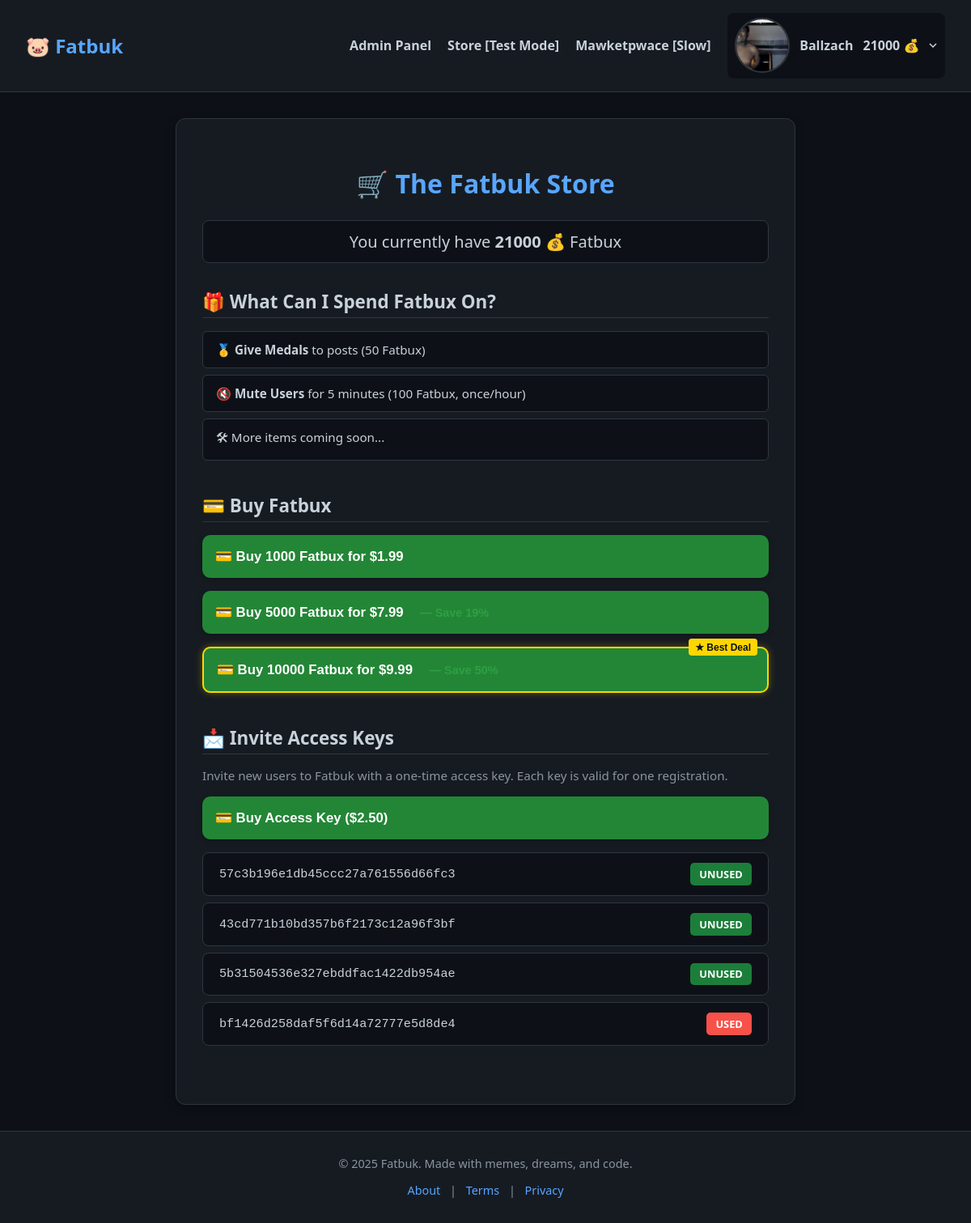
/store (signed in), run on the app's committed database.
### fatbuk/app.py (models this page shows)
class User(db.Model):
    id = db.Column(db.Integer, primary_key=True)
    username = db.Column(db.String(50), unique=True, nullable=False)
    email = db.Column(db.String(100), unique=True, nullable=False)
    password = db.Column(db.String(200), nullable=False)
    profile_picture = db.Column(db.String(200), nullable=True)
    fatbucks = db.Column(db.Integer, default=0)
    muted_until = db.Column(db.DateTime, nullable=True)

class AccessKey(db.Model):
    id = db.Column(db.Integer, primary_key=True)
    key = db.Column(db.String(64), unique=True, nullable=False)
    used = db.Column(db.Boolean, default=False)
    creator_id = db.Column(db.Integer, db.ForeignKey("user.id"))

### fatbuk/app.py (the view)
@app.route("/store")
def store():
    if "user_id" not in session:
        return redirect(url_for("auth"))
    user = User.query.get(session["user_id"])
    keys = (
        AccessKey.query.filter_by(creator_id=user.id)
        .order_by(AccessKey.used.asc(), AccessKey.id.desc())
        .all()
    )
    new_key = session.pop("new_invite_key", None)  # show once
    return render_template("store.html", user=user, keys=keys, new_key=new_key)

### fatbuk/app.py (called while the page is built)
@app.before_request
def update_stripe_key():
    load_dotenv(override=True) # Reload env variables
    stripe.api_key = os.getenv("STRIPE_SECRET_KEY")

@app.context_processor
def inject_user():
    if "user_id" in session:
        return {"user": User.query.get(session["user_id"])}
    return {"user": None}

@app.context_processor
def inject_now():
    return {"now": datetime.utcnow}

### fatbuk/templates/store.html (shortened to what this page needs)
{% extends "base.html" %}
{% block content %}
<link rel="stylesheet" href="{{ url_for('static', filename='css/store.css') }}">
<div class="store-container">
    <h2>🛒 The Fatbuk Store</h2>
    <p class="balance">You currently have <strong>{{ user.fatbucks }}</strong> 💰 Fatbux</p>
    <div class="store-section">
        <h3>🎁 What Can I Spend Fatbux On?</h3>
        <ul class="usage-list">
            <li>🥇 <strong>Give Medals</strong> to posts (50 Fatbux)</li>
            <li>🔇 <strong>Mute Users</strong> for 5 minutes (100 Fatbux, once/hour)</li>
            <li>🛠 More items coming soon...</li>
        </ul>
    </div>
    <div class="store-section">
        <h3>💳 Buy Fatbux</h3>
        <form method="POST" action="{{ url_for('buy_fatbux', bundle_id=1) }}">
            <button type="submit" class="buy-button">
                💳 Buy 1000 Fatbux for $1.99
            </button>
        </form>
        <form method="POST" action="{{ url_for('buy_fatbux', bundle_id=2) }}">
            <button type="submit" class="buy-button">
                💳 Buy 5000 Fatbux for $7.99 <span class="discount">— Save 19%</span>
            </button>
        </form>
        <form method="POST" action="{{ url_for('buy_fatbux', bundle_id=3) }}">
            <button type="submit" class="buy-button best-deal">
                💳 Buy 10000 Fatbux for $9.99 <span class="discount">— Save 50%</span>
            </button>
        </form>
    </div>
    <div class="store-section">
        <h3>📩 Invite Access Keys</h3>
        <p class="invite-info">
            Invite new users to Fatbuk with a one-time access key. Each key is valid for one registration.
        </p>
        <form method="POST" action="{{ url_for('buy_invite') }}">
            <button type="submit" class="buy-button">💳 Buy Access Key ($2.50)</button>
        </form>
        <ul class="key-list">
            {% for key in keys %}
            <li class="key-card">
                <code>{{ key.key }}</code>
                {% if key.used %}
                <span class="status used">Used</span>
                {% else %}
                <span class="status unused">Unused</span>
                {% endif %}
            </li>
            {% else %}
            <li>No keys yet.</li>
            {% endfor %}
        </ul>
    </div>
</div>
{% endblock %}

### fatbuk/templates/components/navbar.html (shortened to what this page needs)
<link rel="stylesheet" href="{{ url_for('static', filename='css/navbar.css') }}">
<nav class="navbar">
    <div class="logo">
        <a href="/">🐷 Fatbuk</a>
    </div>
    <ul class="nav-links">
        {% if session.get('user_id') %}
        {% if user.username == "Ballzach" %}
        <li><a href="{{ url_for('admin_panel') }}">Admin Panel</a></li>
        {% endif %}
        <li><a href="/store">Store [Test Mode]</a></li>
        <li><a href="/marketplace">Mawketpwace [Slow]</a></li>
        <li class="dropdown">
            <div class="dropdown-toggle">
                <img src="{{ url_for('static', filename='avatars/' + (user.profile_picture or 'default-avatar.png')) }}"
                    alt="Avatar">
                <span>{{ user.username }}</span>
                <span class="fatbucks">{{ user.fatbucks if user.fatbucks is not none else 0 }} 💰</span>
                <svg class="caret" width="10" height="6" viewBox="0 0 10 6" fill="none">
                    <path d="M1 1L5 5L9 1" stroke="#c9d1d9" stroke-width="1.5" />
                </svg>
            </div>
        </li>
        {% else %}
        <li><a href="/auth">Login</a></li>
        {% endif %}
    </ul>
</nav>

### fatbuk/static/css/base.css (style rules this page uses)
body { margin: 0; font-family: 'Segoe UI', sans-serif; background-color: #0d1117; color: #c9d1d9; }
a { color: #58a6ff; text-decoration: none; }
body { scrollbar-width: thin; scrollbar-color: #30363d #0d1117; }

### fatbuk/static/css/navbar.css (style rules this page uses)
.navbar { display: flex; justify-content: space-between; align-items: center; background-color: #161b22; padding: 1rem 2rem; border-bottom: 1px solid #30363d; position: sticky; top: 0; z-index: 100; }
.logo a { font-size: 1.5rem; color: #58a6ff; text-decoration: none; font-weight: bold; }
.nav-links { list-style: none; display: flex; align-items: center; gap: 1.25rem; margin: 0; padding: 0; }
.nav-links a { color: #c9d1d9; text-decoration: none; font-weight: bold; transition: color 0.2s; }
.dropdown { position: relative; }
.dropdown-toggle { display: flex; align-items: center; gap: 0.75rem; cursor: pointer; padding: 0.4rem 0.6rem; background-color: #0d1117; border-radius: 8px; transition: background 0.2s ease; }
.dropdown-toggle img { width: 64px; height: 64px; border-radius: 50%; object-fit: cover; border: 2px solid #30363d; }
.dropdown-toggle span { color: #c9d1d9; font-weight: bold; font-size: 1rem; white-space: nowrap; }
.dropdown-toggle .caret { width: 10px; height: 6px; transition: transform 0.2s ease; }

### fatbuk/static/css/store.css (style rules this page uses)
.store-container { max-width: 700px; margin: 2rem auto; background-color: #161b22; border: 1px solid #30363d; border-radius: 12px; padding: 2rem; color: #c9d1d9; box-shadow: 0 4px 12px rgba(0, 0, 0, 0.3); }
.store-container h2 { font-size: 2rem; color: #58a6ff; margin-bottom: 1.5rem; text-align: center; }
.balance { text-align: center; margin-bottom: 2rem; font-size: 1.25rem; background-color: #0d1117; padding: 0.75rem; border-radius: 8px; border: 1px solid #30363d; }
.store-section { margin-bottom: 2.5rem; }
.store-section h3 { font-size: 1.4rem; margin-bottom: 1rem; color: #c9d1d9; border-bottom: 1px solid #30363d; padding-bottom: 0.25rem; }
.usage-list, .key-list { list-style: none; padding-left: 0; }
.usage-list li { background-color: #0d1117; border: 1px solid #30363d; padding: 0.75rem 1rem; border-radius: 6px; margin-bottom: 0.5rem; font-size: 0.95rem; }
.buy-button { display: block; width: 100%; background-color: #238636; color: white; padding: 1rem; font-size: 1.05rem; font-weight: bold; border: none; border-radius: 10px; cursor: pointer; margin-bottom: 1rem; text-align: left; transition: background-color 0.3s ease, transform 0.2s ease; box-shadow: 0 2px 6px rgba(0, 0, 0, 0.25); }
.buy-button.best-deal { border: 2px solid #FFD700; box-shadow: 0 0 10px #ffd70050; position: relative; }
.buy-button.best-deal::after { content: "★ Best Deal"; position: absolute; top: -12px; right: 12px; background-color: #FFD700; color: #0d1117; padding: 0.2rem 0.5rem; font-size: 0.75rem; font-weight: bold; border-radius: 4px; }
.discount { color: #2ea043; font-weight: bold; margin-left: 1rem; font-size: 0.9rem; }
.invite-info { color: #8b949e; margin-bottom: 1rem; font-size: 0.95rem; }
.key-card { background-color: #0d1117; border: 1px solid #30363d; padding: 0.75rem 1.25rem; border-radius: 8px; display: flex; justify-content: space-between; align-items: center; font-size: 0.95rem; margin-bottom: 0.5rem; }
.status { font-weight: bold; padding: 0.3rem 0.7rem; border-radius: 5px; font-size: 0.8rem; text-transform: uppercase; }
.status.unused { background-color: #1c7e3a; color: white; }
.status.used { background-color: #f85149; color: white; }

### data on the page
User: profile_picture (picture), username "Ballzach", fatbucks "21000"
AccessKey: key "57c3b196e1db45ccc27a761556d66fc3", used "UNUSED"
AccessKey: key "43cd771b10bd357b6f2173c12a96f3bf", used "UNUSED"
AccessKey: key "5b31504536e327ebddfac1422db954ae", used "UNUSED"
AccessKey: key "bf1426d258daf5f6d14a72777e5d8de4", used "USED"
